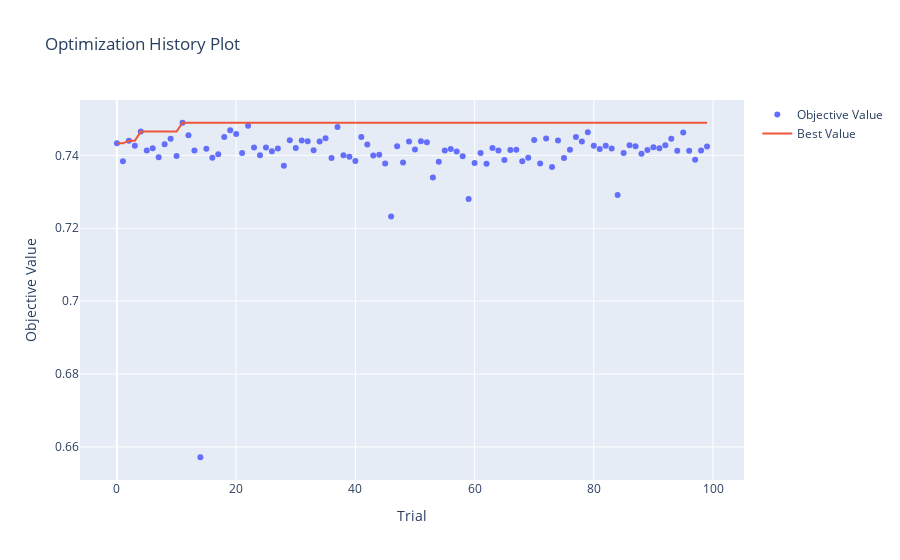
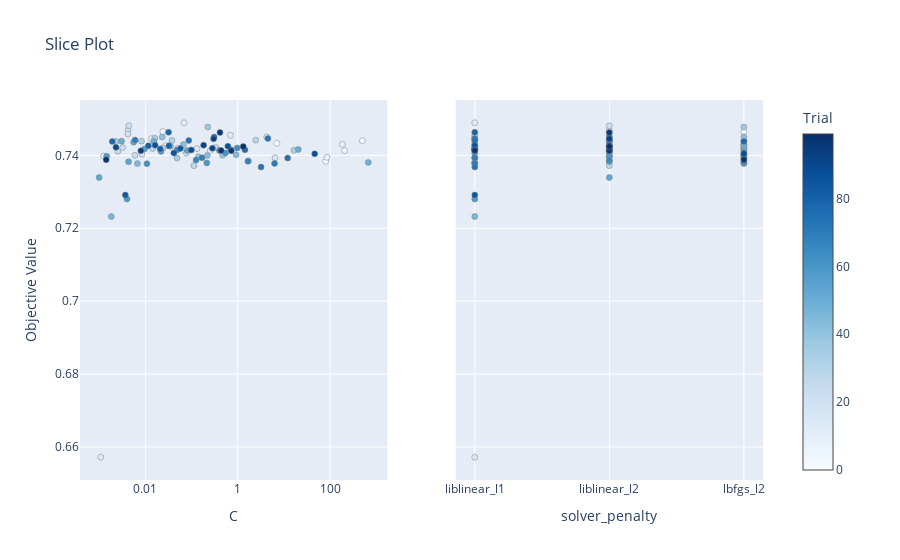
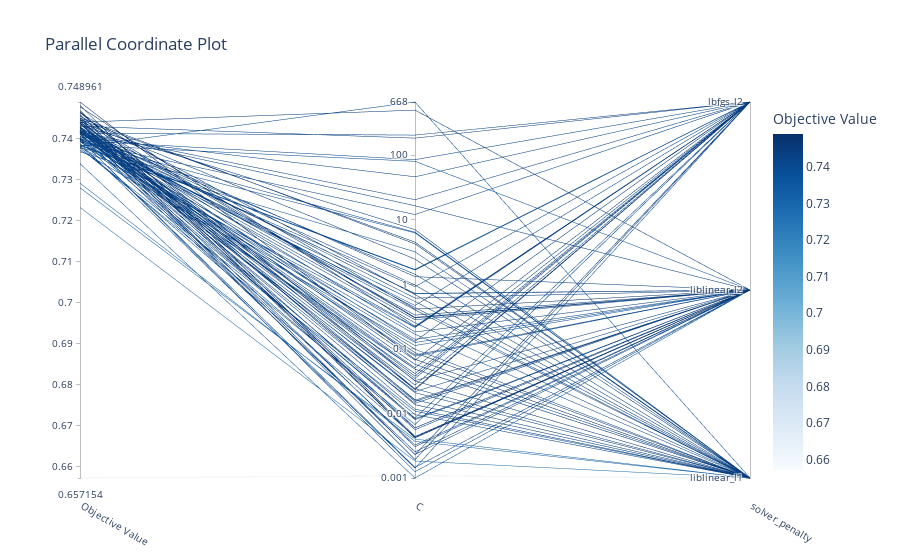
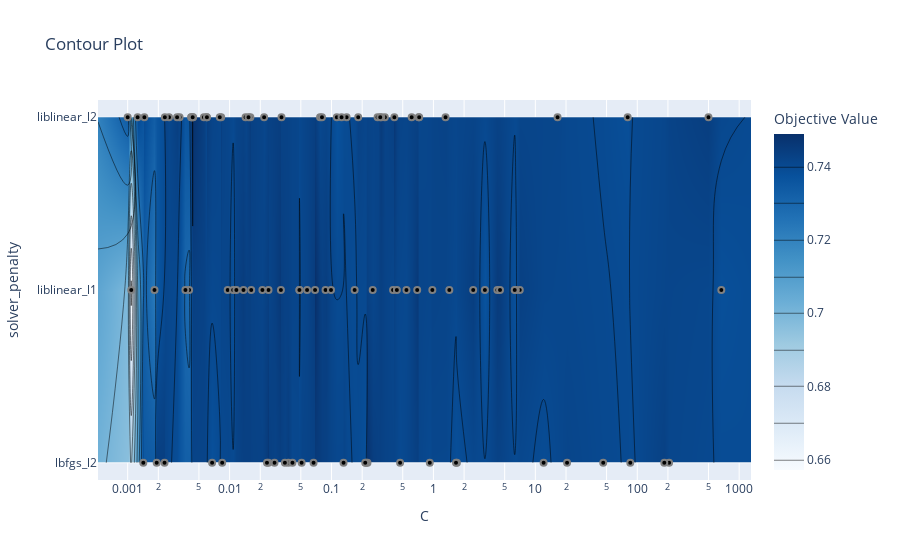

Notebook code cell kept with these figures, in order:
### Code cell
# Exibe os melhores resultados e parâmetros para cada modelo
for model_name in best_study_per_model:
    print(f"Best F1 for {model_name}: {best_f1_per_model[model_name]}")
    print(f"Best Parameters for {model_name}: {best_params_per_model[model_name]}")

    print(f"Plots for model: {model_name}")

    study = best_study_per_model[model_name]
    fig_opt_history = plot_optimization_history(study)
    fig_opt_history.show()

    fig_slice = plot_slice(study)
    fig_slice.show()

    fig_parallel = plot_parallel_coordinate(study)
    fig_parallel.show()

    fig_contour = plot_contour(study)
    fig_contour.show()

    fig_param_importances = plot_param_importances(study)
    fig_param_importances.show()
